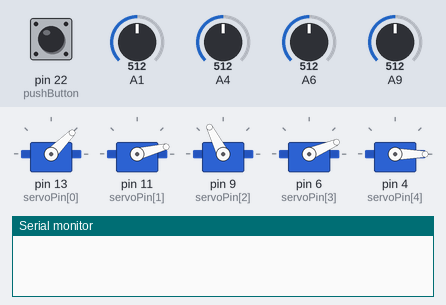
Bench run of a sketch on a simulated Arduino Mega 2560, built with avr-gcc and run on an emulated ATmega2560. Shown: 5 × servo, the last lines printed to the serial monitor. Inputs (shaded band) come from the test bench; at power-on: pin 22 (pushButton) HIGH, A6 = 512, A9 = 512, A1 = 512, A4 = 512.

Above: at 3.2 s.
3.3 s: pin 22 (pushButton) pulled LOW for 0.25 s
At 4.83 s:
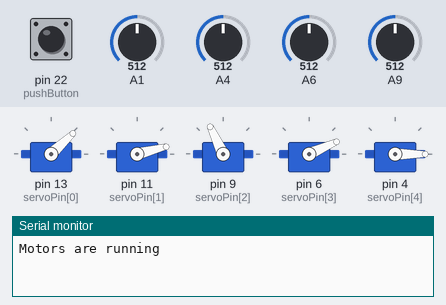
6.5 s: A6 set to 65
At 8.06 s:
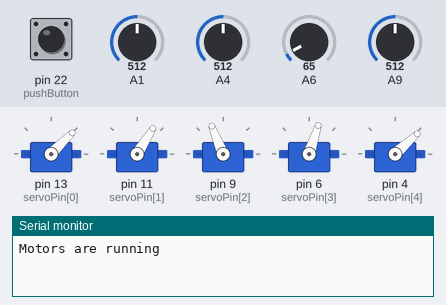
9.5 s: A9 set to 30
At 13.2 s:
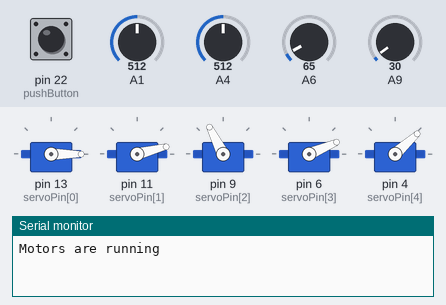
Timing chart, 0 to 14.7 s (numbered marks = the images above; inputs shaded):
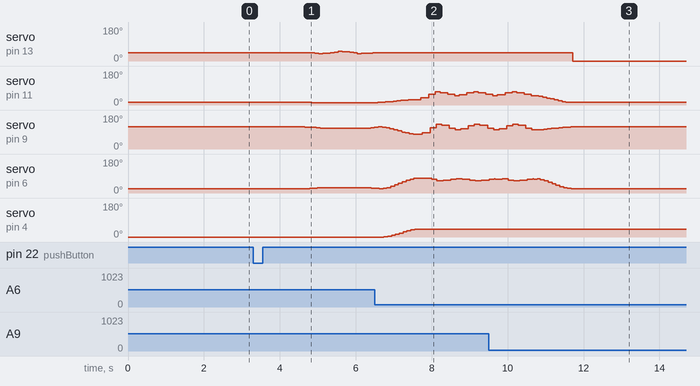

The sketch:

feedbackControl.ino
```cpp
#include <Servo.h>

const int servoPin[5]   = {13,11,9,6,4};   // define pins attached to servos
const int encoderPin[4] = {1,4,6,9};
Servo myservo1;                               // build servo object
Servo myservo2;
Servo myservo3;
Servo myservo4;
Servo myservo5;

const int maxrow=5;
const int maxcol=75;                           // the first trajectory
int jointAngle[maxrow+1][maxcol+1]=
                        {{0,100,200,300,400,500,600,700,800,900,1000,1000,1100,1200,1300,1400,1500,1500,1600,1700,1800,1900,2000,2000,2100,2200,2300,2400,2500,2500,2600,2700,2800,2900,3000,3000,3100,3200,3300,3400,3500,3600,3700,3800,3900,4000,4000,4200,4400,4500,4700,4900,5000,5200,5400,5500,5700,5900,6000,6200,6400,6500,6700,6900,7000,7100,7200,7300,7400,7500,7600,7700,7800,7900,8000},
{45,45,45,45,45,45,45,45,45,45,45,45,45,44,43,41,39,39,40,42,44,47,51,51,50,48,46,43,39,39,40,40,42,43,45,45,45,45,45,45,45,45,45,45,45,45,45,45,45,45,45,45,45,45,45,45,45,45,45,45,45,45,45,45,45,45,45,45,45,45,45,45,45,45,45},
{14,14,14,14,14,14,14,14,14,14,14,14,14,14,13,13,12,12,12,12,12,12,12,12,12,12,12,12,12,12,12,13,13,13,14,14,14,16,17,19,22,24,26,28,29,29,29,38,58,70,66,56,50,54,64,70,66,56,50,54,64,70,66,56,50,49,46,42,37,32,27,22,18,15,14},
{117,117,117,117,117,117,117,117,117,117,117,117,116,115,114,112,109,109,109,109,109,109,109,109,109,109,109,109,109,109,110,111,113,115,117,117,116,113,108,103,97,91,85,81,78,77,77,86,112,132,125,109,101,107,122,132,125,109,101,107,122,132,125,109,101,101,102,104,106,109,111,113,115,116,117},
{23,23,23,23,23,23,23,23,23,23,23,23,23,24,26,27,29,29,29,29,29,29,29,29,29,29,29,29,29,29,29,28,26,25,23,23,25,29,35,43,51,59,67,73,77,79,79,78,72,64,67,73,75,74,68,64,67,73,75,74,68,64,67,73,75,74,70,64,57,49,41,34,29,25,23},
{0,0,0,0,0,0,0,0,0,0,0,0,0,0,0,0,0,0,0,0,0,0,0,0,0,0,0,0,0,0,0,0,0,0,0,0,1,4,9,15,21,27,33,38,41,42,42,42,42,42,42,42,42,42,42,42,42,42,42,42,42,42,42,42,42,42,42,42,42,42,42,42,42,42,42}};

double slope[6]     = { 0.4768,  0.4868,  0.4926,   0.515,  0.5104, 0};     //parameter to convert encoder signal to degree
double intercept[6] = {-59.954, -58.956, -58.561, -58.764, -57.508, 0};     //parameter to convert encoder signal to degree
                                                                            //servo # 2,3,4,5,1 from base frame origin to end-effector
double feedback_before[maxrow][maxcol+1];
double feedback_after[maxrow][maxcol+1];


int pushButton = 22;  //digital pin num of button
boolean clicks = false;   //count on and off status of button

void setup() {
  // put your setup code here, to run once:

  myservo1.attach(servoPin[0]);
  myservo2.attach(servoPin[1]);
  myservo3.attach(servoPin[2]);
  myservo4.attach(servoPin[3]);
  myservo5.attach(servoPin[4]);

  myservo1.write(jointAngle[1][0]);           // initialize servos
  myservo2.write(jointAngle[2][0]);
  myservo3.write(jointAngle[3][0]);
  myservo4.write(jointAngle[4][0]);
  myservo5.write(jointAngle[5][0]);

  Serial.begin(9600);
  pinMode(pushButton, INPUT_PULLUP);

  delay(2000);

  /*
  for(int i = 1; i<= maxcol; i++)
  {
    int dt = jointAngle[0][i]-jointAngle[0][i-1];
    myservo1.write(jointAngle[1][i]);           // move servos seperately
    delay(dt/5);
    feedback1();

    // delay a const time to let servo move
    myservo2.write(jointAngle[2][i]);
    delay(dt/5);
    feedback2();

    myservo3.write(jointAngle[3][i]);
    delay(dt/5);
    feedback3();

    myservo4.write(jointAngle[4][i]);
    delay(dt/5);
    feedback4();

    myservo5.write(jointAngle[5][i]);
    delay(dt/5);
  }
  */
}

void loop() {

  //button
  int buttonState = digitalRead(pushButton);
  delay(200);

  if (buttonState == 0) {
    clicks = true;
    /*
    if (clicks == 0) {
      clicks++;
//      Serial.println(clicks);
      //Serial.println("Robot arm is working");
    }
    else {
      clicks--;
//      Serial.println(clicks);
      Serial.println("Stand by");
    }
    */
  }
  if (clicks == true){
    Serial.println("Motors are running");


    for(int i = 1; i<= maxcol; i++)
  {
    int dt = jointAngle[0][i]-jointAngle[0][i-1];
    myservo1.write(jointAngle[1][i]);           // move servos seperately
    delay(dt/5);
    feedback_before[0][i] = feedback1();
    feedback_after[0][i] = analogRead(encoderPin[0]) * slope[0] - intercept[0];

    // delay a const time to let servo move
    myservo2.write(jointAngle[2][i]);
    delay(dt/5);
    feedback_before[1][i] = feedback2();
    feedback_after[1][i] = analogRead(encoderPin[1]) * slope[1] - intercept[1];

    myservo3.write(jointAngle[3][i]);
    delay(dt/5);
    feedback_before[2][i] = feedback3();
    feedback_after[2][i] = analogRead(encoderPin[2]) * slope[2] - intercept[2];

    myservo4.write(jointAngle[4][i]);
    delay(dt/5);
    feedback_before[3][i] = feedback4();
    feedback_after[3][i] = analogRead(encoderPin[3]) * slope[3] - intercept[3];

    myservo5.write(jointAngle[5][i]);
    delay(dt/5);
  }

   delay(2000);

   Serial.println("feedback before:");
   for(int i = 0; i < maxrow; i++){
      for(int j = 0; j < maxcol+1; j++){
          Serial.print(feedback_before[i][j]);
          if(j < maxcol){
              Serial.write(' ');
          }
          else{
              Serial.write('\n');
          }
      }
   }


  Serial.println("feedback after:");
   for(int i = 0; i < maxrow; i++){
      for(int j = 0; j < maxcol+1; j++){
        Serial.print(feedback_after[i][j]);
          if(j < maxcol){
              Serial.write(' ');
          }
          else{
              Serial.write('\n');
          }
      }
   }

  }
  clicks = false;


}

double feedback1(){
  int reference;
  double aSignal;
  double difference;
  aSignal = analogRead(encoderPin[0]) * slope[0] - intercept[0];
  reference = myservo1.read();
  difference = aSignal - reference;
  if(difference >= -2 && difference < 0){
    myservo1.write(reference - 1);
    }
  else if(difference <= 2 && difference > 0){
    myservo1.write(reference + 1);
  }
  return aSignal;
}

double feedback2(){
  int reference;
  double aSignal;
  double difference;
  aSignal = analogRead(encoderPin[1]) * slope[1] - intercept[1];
  reference = myservo2.read();
  difference = aSignal - reference;
  if(difference >= -2 && difference < 0){
    myservo2.write(reference - 1);
    }
  else if(difference <= 2 && difference > 0){
    myservo2.write(reference + 1);
  }
  return aSignal;
}

double feedback3(){
  int reference;
  double aSignal;
  double difference;
  aSignal = analogRead(encoderPin[2]) * slope[2] - intercept[2];
  reference = myservo3.read();
  difference = aSignal - reference;
  if(difference >= -2 && difference < 0){
    myservo3.write(reference - 1);
    }
  else if(difference <= 2 && difference > 0){
    myservo3.write(reference + 1);
  }
  return aSignal;
}

double feedback4(){
  int reference;
  double aSignal;
  double difference;
  aSignal = analogRead(encoderPin[3]) * slope[3] - intercept[3];
  reference = myservo4.read();
  difference = aSignal - reference;
  if(difference >= -2 && difference < 0){
    myservo4.write(reference - 1);
    }
  else if(difference <= 2 && difference > 0){
    myservo4.write(reference + 1);
  }
  return aSignal;
}
```

Measured:
- after the input at 3.3 s, servo on pin 13 (servoPin[0]): 45° → 44° after 1.4 s, → 43° 0.10 s later, → 41° 0.10 s later, → 39° 0.10 s later, … (17 changes in this stretch); servo on pin 11 (servoPin[1]): 14° → 13° after 1.5 s, → 12° 0.20 s later, → 13° 1.2 s later
